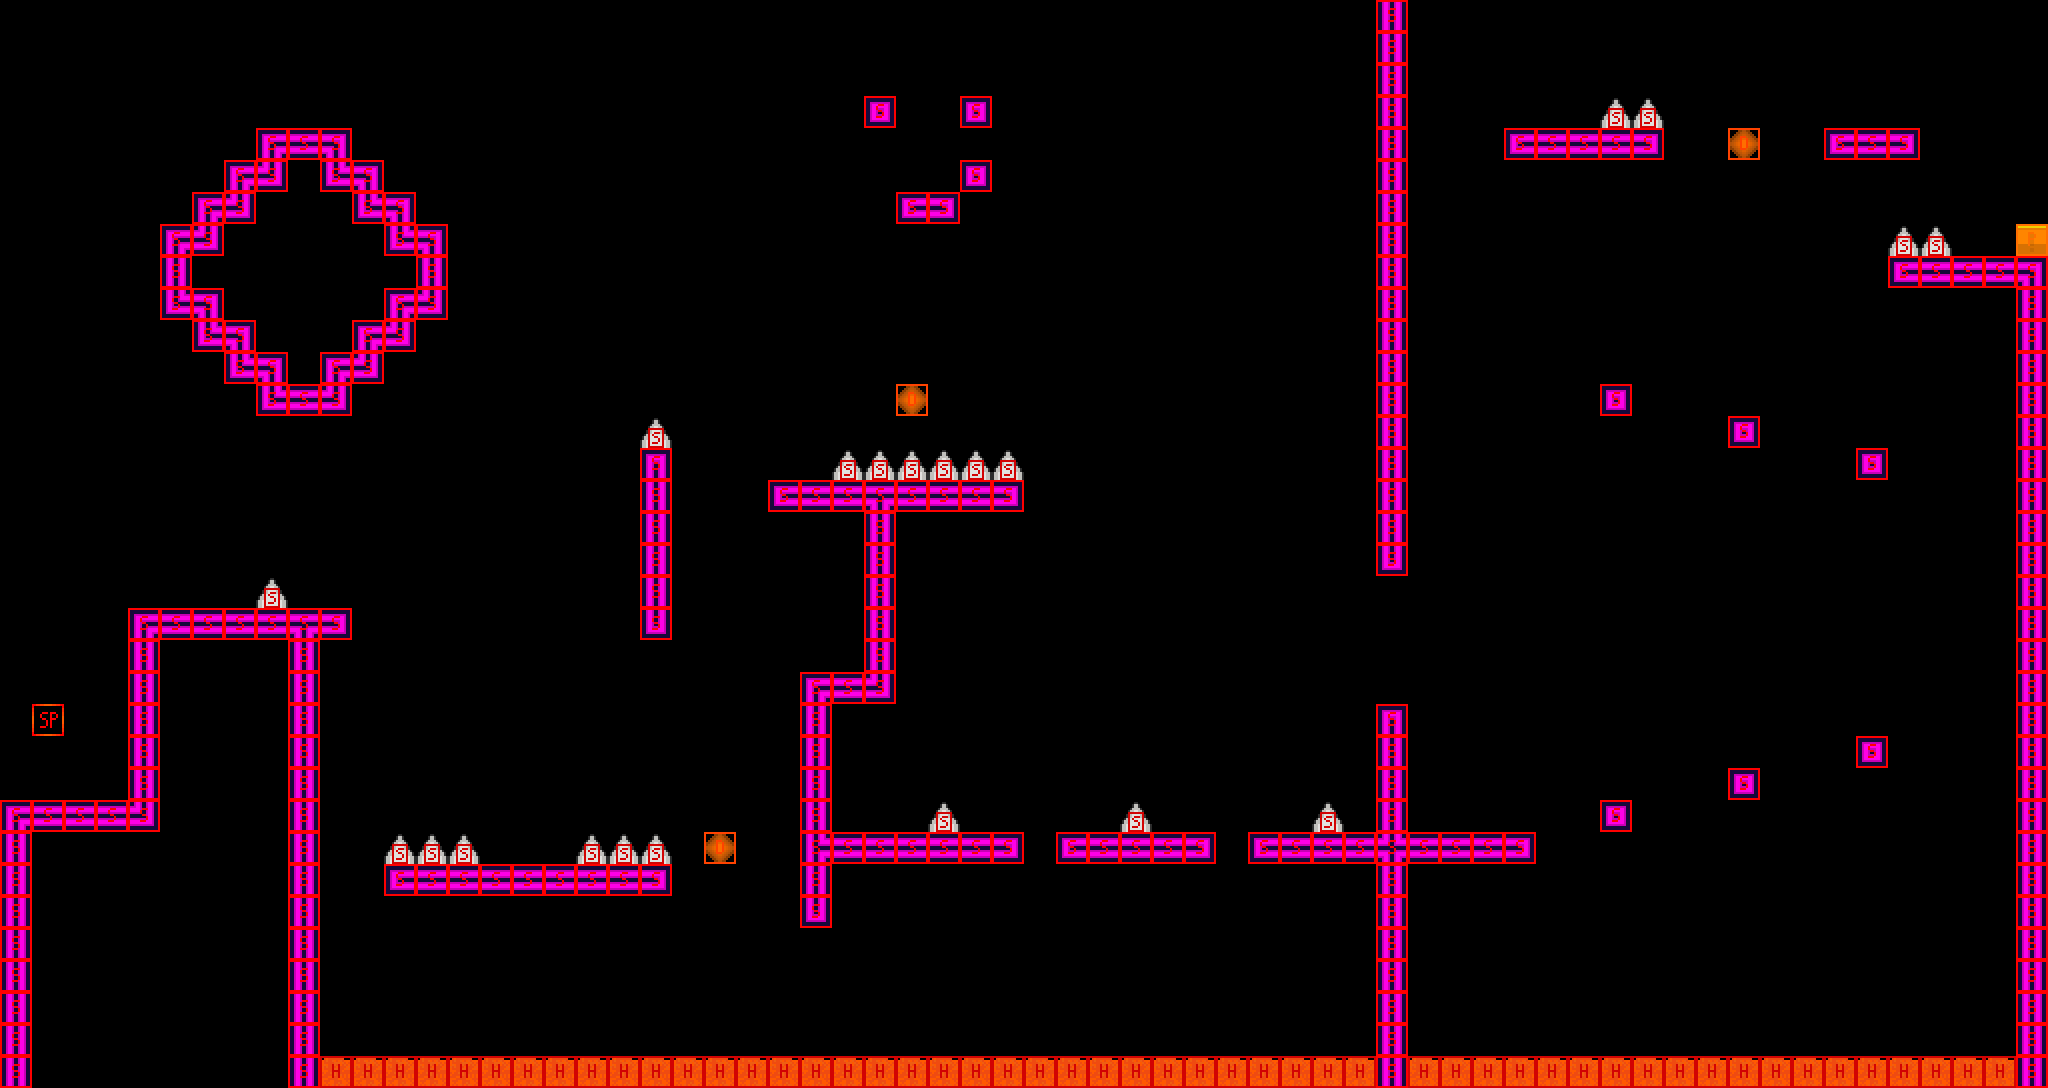

A level layout from a 2D game, rendered from its tile map. Below: a short description, then the map file with tile-grid data replaced by summaries:
An orthogonal 64x34 tile map with 32x32 px tiles, 2 tile layers (normal, collision), 2 tilesets.

<map version="1.10" tiledversion="1.11.1" orientation="orthogonal" renderorder="right-down" width="64" height="34" tilewidth="32" tileheight="32" infinite="0" nextlayerid="3" nextobjectid="1">
 <tileset firstgid="1" source="normal_tileset.tsx" />
 <tileset firstgid="65" source="collision_tileset.tsx" />
 <layer id="1" name="normal" width="64" height="34">
  <data>[2176 cells, 284 non-empty, 18 distinct tile ids]</data>
 </layer>
 <layer id="2" name="collision" width="64" height="34">
  <data>[2176 cells, 285 non-empty, 6 distinct tile ids]</data>
 </layer>
</map>
